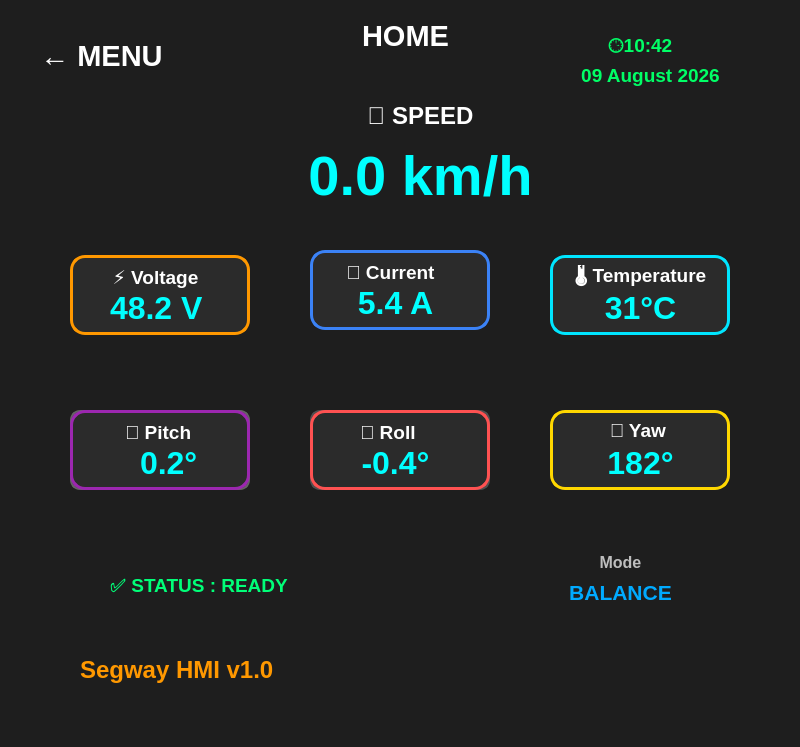
<?xml version="1.0" encoding="UTF-8"?>
<ui version="4.0">
 <class>QWidget</class>
 <widget class="QWidget" name="QWidget">
  <property name="geometry">
   <rect>
    <x>0</x>
    <y>0</y>
    <width>800</width>
    <height>747</height>
   </rect>
  </property>
  <property name="maximumSize">
   <size>
    <width>800</width>
    <height>16777215</height>
   </size>
  </property>
  <property name="sizeIncrement">
   <size>
    <width>800</width>
    <height>480</height>
   </size>
  </property>
  <property name="windowTitle">
   <string>Form</string>
  </property>
  <property name="styleSheet">
   <string notr="true">background-color: rgb(30,30,30);</string>
  </property>
  <widget class="QLabel" name="lblhome">
   <property name="geometry">
    <rect>
     <x>320</x>
     <y>20</y>
     <width>171</width>
     <height>31</height>
    </rect>
   </property>
   <property name="maximumSize">
    <size>
     <width>171</width>
     <height>31</height>
    </size>
   </property>
   <property name="sizeIncrement">
    <size>
     <width>300</width>
     <height>40</height>
    </size>
   </property>
   <property name="font">
    <font>
     <family>Arial</family>
     <pointsize>22</pointsize>
     <bold>true</bold>
     <kerning>false</kerning>
    </font>
   </property>
   <property name="styleSheet">
    <string notr="true">color: white;</string>
   </property>
   <property name="text">
    <string>HOME</string>
   </property>
   <property name="alignment">
    <set>Qt::AlignmentFlag::AlignCenter</set>
   </property>
  </widget>
  <widget class="QLabel" name="speedTitleLabel">
   <property name="geometry">
    <rect>
     <x>350</x>
     <y>100</y>
     <width>141</width>
     <height>31</height>
    </rect>
   </property>
   <property name="sizeIncrement">
    <size>
     <width>250</width>
     <height>30</height>
    </size>
   </property>
   <property name="font">
    <font>
     <family>Arial</family>
     <pointsize>18</pointsize>
     <bold>true</bold>
    </font>
   </property>
   <property name="styleSheet">
    <string notr="true">color:white;</string>
   </property>
   <property name="text">
    <string>🚀 SPEED</string>
   </property>
   <property name="alignment">
    <set>Qt::AlignmentFlag::AlignCenter</set>
   </property>
  </widget>
  <widget class="QLabel" name="speedValueLabel">
   <property name="geometry">
    <rect>
     <x>290</x>
     <y>150</y>
     <width>261</width>
     <height>51</height>
    </rect>
   </property>
   <property name="sizeIncrement">
    <size>
     <width>350</width>
     <height>70</height>
    </size>
   </property>
   <property name="font">
    <font>
     <family>Arial</family>
     <pointsize>42</pointsize>
     <bold>true</bold>
    </font>
   </property>
   <property name="styleSheet">
    <string notr="true">color:#00FFFF;</string>
   </property>
   <property name="text">
    <string>0.0 km/h</string>
   </property>
   <property name="alignment">
    <set>Qt::AlignmentFlag::AlignCenter</set>
   </property>
  </widget>
  <widget class="QFrame" name="frameVoltage">
   <property name="geometry">
    <rect>
     <x>70</x>
     <y>255</y>
     <width>180</width>
     <height>80</height>
    </rect>
   </property>
   <property name="sizeIncrement">
    <size>
     <width>200</width>
     <height>95</height>
    </size>
   </property>
   <property name="styleSheet">
    <string notr="true">QFrame
{
    background-color: #2B2B2B;
    border: 3px solid #FF9800;
    border-radius: 15px;
}</string>
   </property>
   <property name="frameShape">
    <enum>QFrame::Shape::Box</enum>
   </property>
   <property name="frameShadow">
    <enum>QFrame::Shadow::Plain</enum>
   </property>
   <property name="lineWidth">
    <number>2</number>
   </property>
   <widget class="QLabel" name="voltageTitleLabel">
    <property name="geometry">
     <rect>
      <x>30</x>
      <y>10</y>
      <width>111</width>
      <height>25</height>
     </rect>
    </property>
    <property name="font">
     <font>
      <family>Arial</family>
      <pointsize>14</pointsize>
      <bold>true</bold>
     </font>
    </property>
    <property name="styleSheet">
     <string notr="true">color: white;
background-color: transparent;
border: none;</string>
    </property>
    <property name="text">
     <string>⚡ Voltage</string>
    </property>
    <property name="alignment">
     <set>Qt::AlignmentFlag::AlignCenter</set>
    </property>
   </widget>
   <widget class="QLabel" name="voltageValueLabel">
    <property name="geometry">
     <rect>
      <x>40</x>
      <y>30</y>
      <width>111</width>
      <height>45</height>
     </rect>
    </property>
    <property name="font">
     <font>
      <family>Arial</family>
      <pointsize>24</pointsize>
      <bold>true</bold>
     </font>
    </property>
    <property name="styleSheet">
     <string notr="true">color: rgb(0,255,255);
background-color: transparent;
border: none;</string>
    </property>
    <property name="text">
     <string>48.2 V</string>
    </property>
   </widget>
  </widget>
  <widget class="QFrame" name="tempeatuereframe">
   <property name="geometry">
    <rect>
     <x>550</x>
     <y>255</y>
     <width>180</width>
     <height>80</height>
    </rect>
   </property>
   <property name="sizeIncrement">
    <size>
     <width>200</width>
     <height>95</height>
    </size>
   </property>
   <property name="styleSheet">
    <string notr="true">QFrame
{
    background-color: #2B2B2B;
    border: 3px solid #00E5FF;
    border-radius: 15px;
}</string>
   </property>
   <property name="frameShape">
    <enum>QFrame::Shape::Box</enum>
   </property>
   <property name="frameShadow">
    <enum>QFrame::Shadow::Plain</enum>
   </property>
   <widget class="QLabel" name="temperatureTitleLabel">
    <property name="geometry">
     <rect>
      <x>10</x>
      <y>10</y>
      <width>161</width>
      <height>25</height>
     </rect>
    </property>
    <property name="font">
     <font>
      <family>Arial</family>
      <pointsize>14</pointsize>
      <bold>true</bold>
     </font>
    </property>
    <property name="styleSheet">
     <string notr="true">color: white;
background-color: transparent;
border: none;</string>
    </property>
    <property name="text">
     <string>🌡 Temperature</string>
    </property>
    <property name="alignment">
     <set>Qt::AlignmentFlag::AlignCenter</set>
    </property>
   </widget>
   <widget class="QLabel" name="temperatureValueLabel">
    <property name="geometry">
     <rect>
      <x>40</x>
      <y>30</y>
      <width>101</width>
      <height>45</height>
     </rect>
    </property>
    <property name="font">
     <font>
      <family>Arial</family>
      <pointsize>24</pointsize>
      <bold>true</bold>
     </font>
    </property>
    <property name="styleSheet">
     <string notr="true">color: rgb(0,255,255);
background-color: transparent;
border: none;</string>
    </property>
    <property name="text">
     <string>31°C</string>
    </property>
    <property name="alignment">
     <set>Qt::AlignmentFlag::AlignCenter</set>
    </property>
   </widget>
  </widget>
  <widget class="QFrame" name="frameCurrent">
   <property name="geometry">
    <rect>
     <x>310</x>
     <y>250</y>
     <width>180</width>
     <height>80</height>
    </rect>
   </property>
   <property name="sizeIncrement">
    <size>
     <width>200</width>
     <height>95</height>
    </size>
   </property>
   <property name="styleSheet">
    <string notr="true">QFrame
{
    background-color: #2B2B2B;
    border: 3px solid #3B82F6;
    border-radius: 15px;
}</string>
   </property>
   <property name="frameShape">
    <enum>QFrame::Shape::Box</enum>
   </property>
   <property name="frameShadow">
    <enum>QFrame::Shadow::Plain</enum>
   </property>
   <widget class="QLabel" name="currentTitleLabel">
    <property name="geometry">
     <rect>
      <x>30</x>
      <y>10</y>
      <width>101</width>
      <height>25</height>
     </rect>
    </property>
    <property name="sizeIncrement">
     <size>
      <width>70</width>
      <height>255</height>
     </size>
    </property>
    <property name="font">
     <font>
      <family>Arial</family>
      <pointsize>14</pointsize>
      <bold>true</bold>
     </font>
    </property>
    <property name="styleSheet">
     <string notr="true">color: white;
background-color: transparent;
border: none;</string>
    </property>
    <property name="text">
     <string>🌊 Current</string>
    </property>
    <property name="alignment">
     <set>Qt::AlignmentFlag::AlignCenter</set>
    </property>
   </widget>
   <widget class="QLabel" name="currentValueLabel">
    <property name="geometry">
     <rect>
      <x>30</x>
      <y>30</y>
      <width>111</width>
      <height>45</height>
     </rect>
    </property>
    <property name="font">
     <font>
      <family>Arial</family>
      <pointsize>24</pointsize>
      <bold>true</bold>
     </font>
    </property>
    <property name="styleSheet">
     <string notr="true">color: rgb(0,255,255);
background-color: transparent;
border: none;</string>
    </property>
    <property name="text">
     <string>5.4 A</string>
    </property>
    <property name="alignment">
     <set>Qt::AlignmentFlag::AlignCenter</set>
    </property>
   </widget>
  </widget>
  <widget class="QFrame" name="LefRPMframe">
   <property name="geometry">
    <rect>
     <x>70</x>
     <y>410</y>
     <width>180</width>
     <height>80</height>
    </rect>
   </property>
   <property name="sizeIncrement">
    <size>
     <width>200</width>
     <height>95</height>
    </size>
   </property>
   <property name="styleSheet">
    <string notr="true">background-color: rgb(38,38,38);
border:2px solid rgb(100,100,100);
border-radius:10px;</string>
   </property>
   <property name="frameShape">
    <enum>QFrame::Shape::Box</enum>
   </property>
   <property name="frameShadow">
    <enum>QFrame::Shadow::Plain</enum>
   </property>
   <property name="lineWidth">
    <number>2</number>
   </property>
   <widget class="QLabel" name="leftRPMTitleLabel">
    <property name="geometry">
     <rect>
      <x>20</x>
      <y>10</y>
      <width>121</width>
      <height>25</height>
     </rect>
    </property>
    <property name="font">
     <font>
      <family>Arial</family>
      <pointsize>14</pointsize>
      <bold>true</bold>
     </font>
    </property>
    <property name="styleSheet">
     <string notr="true">background-color: transparent;
border: none;
color: rgb(190,190,190);</string>
    </property>
    <property name="text">
     <string>🛞 Left RPM</string>
    </property>
    <property name="alignment">
     <set>Qt::AlignmentFlag::AlignCenter</set>
    </property>
   </widget>
   <widget class="QLabel" name="leftRPMTitleLabel_2">
    <property name="geometry">
     <rect>
      <x>40</x>
      <y>30</y>
      <width>111</width>
      <height>45</height>
     </rect>
    </property>
    <property name="font">
     <font>
      <family>Arial</family>
      <pointsize>24</pointsize>
      <bold>true</bold>
     </font>
    </property>
    <property name="styleSheet">
     <string notr="true">background-color: transparent;
border: none;
color: rgb(0,170,255);</string>
    </property>
    <property name="text">
     <string>1452</string>
    </property>
   </widget>
   <widget class="QFrame" name="framePitch">
    <property name="geometry">
     <rect>
      <x>0</x>
      <y>0</y>
      <width>180</width>
      <height>80</height>
     </rect>
    </property>
    <property name="sizeIncrement">
     <size>
      <width>200</width>
      <height>95</height>
     </size>
    </property>
    <property name="styleSheet">
     <string notr="true">QFrame
{
    background-color: #2B2B2B;
    border: 3px solid #9C27B0;
    border-radius: 15px;
}</string>
    </property>
    <property name="frameShape">
     <enum>QFrame::Shape::Box</enum>
    </property>
    <property name="frameShadow">
     <enum>QFrame::Shadow::Plain</enum>
    </property>
    <property name="lineWidth">
     <number>2</number>
    </property>
    <widget class="QLabel" name="pitchTitleLabel">
     <property name="geometry">
      <rect>
       <x>30</x>
       <y>10</y>
       <width>111</width>
       <height>25</height>
      </rect>
     </property>
     <property name="font">
      <font>
       <family>Arial</family>
       <pointsize>14</pointsize>
       <bold>true</bold>
      </font>
     </property>
     <property name="styleSheet">
      <string notr="true">color: white;
background-color: transparent;
border: none;</string>
     </property>
     <property name="text">
      <string> 📐 Pitch</string>
     </property>
     <property name="alignment">
      <set>Qt::AlignmentFlag::AlignCenter</set>
     </property>
    </widget>
    <widget class="QLabel" name="pitchValueLabel">
     <property name="geometry">
      <rect>
       <x>70</x>
       <y>30</y>
       <width>111</width>
       <height>45</height>
      </rect>
     </property>
     <property name="font">
      <font>
       <family>Arial</family>
       <pointsize>24</pointsize>
       <bold>true</bold>
      </font>
     </property>
     <property name="styleSheet">
      <string notr="true">color: rgb(0,255,255);
background-color: transparent;
border: none;</string>
     </property>
     <property name="text">
      <string>0.2°</string>
     </property>
    </widget>
   </widget>
  </widget>
  <widget class="QFrame" name="frameRightRPM">
   <property name="geometry">
    <rect>
     <x>310</x>
     <y>410</y>
     <width>180</width>
     <height>80</height>
    </rect>
   </property>
   <property name="sizeIncrement">
    <size>
     <width>200</width>
     <height>95</height>
    </size>
   </property>
   <property name="styleSheet">
    <string notr="true">background-color: rgb(45,45,45);
border: 2px solid rgb(80,80,80);
border-radius: 10px;</string>
   </property>
   <property name="frameShape">
    <enum>QFrame::Shape::Box</enum>
   </property>
   <property name="frameShadow">
    <enum>QFrame::Shadow::Plain</enum>
   </property>
   <widget class="QLabel" name="rightRPMTitleLabel">
    <property name="geometry">
     <rect>
      <x>10</x>
      <y>10</y>
      <width>141</width>
      <height>25</height>
     </rect>
    </property>
    <property name="sizeIncrement">
     <size>
      <width>70</width>
      <height>255</height>
     </size>
    </property>
    <property name="font">
     <font>
      <family>Arial</family>
      <pointsize>14</pointsize>
      <bold>true</bold>
     </font>
    </property>
    <property name="styleSheet">
     <string notr="true">background-color: transparent;
border: none;
color: rgb(190,190,190);</string>
    </property>
    <property name="text">
     <string>🛞 Right RPM</string>
    </property>
    <property name="alignment">
     <set>Qt::AlignmentFlag::AlignCenter</set>
    </property>
   </widget>
   <widget class="QLabel" name="rightRPMValueLabel">
    <property name="geometry">
     <rect>
      <x>30</x>
      <y>30</y>
      <width>111</width>
      <height>45</height>
     </rect>
    </property>
    <property name="font">
     <font>
      <family>Arial</family>
      <pointsize>24</pointsize>
      <bold>true</bold>
     </font>
    </property>
    <property name="styleSheet">
     <string notr="true">background-color: transparent;
border: none;
color: rgb(0,170,255);</string>
    </property>
    <property name="text">
     <string>1450</string>
    </property>
    <property name="alignment">
     <set>Qt::AlignmentFlag::AlignCenter</set>
    </property>
   </widget>
   <widget class="QFrame" name="frameRoll_2">
    <property name="geometry">
     <rect>
      <x>0</x>
      <y>0</y>
      <width>180</width>
      <height>80</height>
     </rect>
    </property>
    <property name="sizeIncrement">
     <size>
      <width>200</width>
      <height>95</height>
     </size>
    </property>
    <property name="styleSheet">
     <string notr="true">QFrame
{
    background-color: #2B2B2B;
    border: 3px solid #FF5252;
    border-radius: 15px;
}</string>
    </property>
    <property name="frameShape">
     <enum>QFrame::Shape::Box</enum>
    </property>
    <property name="frameShadow">
     <enum>QFrame::Shadow::Plain</enum>
    </property>
    <widget class="QLabel" name="rollTitleLabel_2">
     <property name="geometry">
      <rect>
       <x>30</x>
       <y>10</y>
       <width>101</width>
       <height>25</height>
      </rect>
     </property>
     <property name="sizeIncrement">
      <size>
       <width>70</width>
       <height>255</height>
      </size>
     </property>
     <property name="font">
      <font>
       <family>Arial</family>
       <pointsize>14</pointsize>
       <bold>true</bold>
      </font>
     </property>
     <property name="styleSheet">
      <string notr="true">color: white;
background-color: transparent;
border: none;</string>
     </property>
     <property name="text">
      <string>🔄 Roll </string>
     </property>
     <property name="alignment">
      <set>Qt::AlignmentFlag::AlignCenter</set>
     </property>
    </widget>
    <widget class="QLabel" name="rollValueLabel_2">
     <property name="geometry">
      <rect>
       <x>30</x>
       <y>30</y>
       <width>111</width>
       <height>45</height>
      </rect>
     </property>
     <property name="font">
      <font>
       <family>Arial</family>
       <pointsize>24</pointsize>
       <bold>true</bold>
      </font>
     </property>
     <property name="styleSheet">
      <string notr="true">color: rgb(0,255,255);
background-color: transparent;
border: none;</string>
     </property>
     <property name="text">
      <string>-0.4°</string>
     </property>
     <property name="alignment">
      <set>Qt::AlignmentFlag::AlignCenter</set>
     </property>
    </widget>
   </widget>
  </widget>
  <widget class="QFrame" name="Modeframe">
   <property name="geometry">
    <rect>
     <x>530</x>
     <y>540</y>
     <width>180</width>
     <height>80</height>
    </rect>
   </property>
   <property name="sizeIncrement">
    <size>
     <width>200</width>
     <height>95</height>
    </size>
   </property>
   <property name="styleSheet">
    <string notr="true">background-color: transparent;
border: none;
color: rgb(0,255,120);</string>
   </property>
   <property name="frameShape">
    <enum>QFrame::Shape::Box</enum>
   </property>
   <property name="frameShadow">
    <enum>QFrame::Shadow::Plain</enum>
   </property>
   <widget class="QLabel" name="modeTitleLabel">
    <property name="geometry">
     <rect>
      <x>10</x>
      <y>10</y>
      <width>161</width>
      <height>25</height>
     </rect>
    </property>
    <property name="font">
     <font>
      <family>Arial</family>
      <pointsize>14</pointsize>
      <bold>true</bold>
     </font>
    </property>
    <property name="styleSheet">
     <string notr="true">background-color: transparent;
border: none;
color: rgb(190,190,190);</string>
    </property>
    <property name="text">
     <string>&lt;html&gt;&lt;head/&gt;&lt;body&gt;&lt;p&gt;&lt;span style=&quot; font-size:12pt;&quot;&gt; Mode&lt;/span&gt;&lt;/p&gt;&lt;/body&gt;&lt;/html&gt;</string>
    </property>
    <property name="alignment">
     <set>Qt::AlignmentFlag::AlignCenter</set>
    </property>
   </widget>
   <widget class="QLabel" name="modeValueLabel">
    <property name="geometry">
     <rect>
      <x>0</x>
      <y>30</y>
      <width>181</width>
      <height>45</height>
     </rect>
    </property>
    <property name="font">
     <font>
      <family>Arial</family>
      <pointsize>24</pointsize>
      <bold>true</bold>
     </font>
    </property>
    <property name="styleSheet">
     <string notr="true">background-color: transparent;
border: none;
color: rgb(0,170,255);</string>
    </property>
    <property name="text">
     <string>&lt;html&gt;&lt;head/&gt;&lt;body&gt;&lt;p&gt;&lt;span style=&quot; font-size:16pt;&quot;&gt;BALANCE&lt;/span&gt;&lt;/p&gt;&lt;/body&gt;&lt;/html&gt;</string>
    </property>
    <property name="alignment">
     <set>Qt::AlignmentFlag::AlignCenter</set>
    </property>
   </widget>
  </widget>
  <widget class="QLabel" name="statusLabel">
   <property name="geometry">
    <rect>
     <x>110</x>
     <y>570</y>
     <width>201</width>
     <height>31</height>
    </rect>
   </property>
   <property name="font">
    <font>
     <family>Arial</family>
     <pointsize>14</pointsize>
     <bold>true</bold>
    </font>
   </property>
   <property name="styleSheet">
    <string notr="true">background-color: transparent;
border: none;
color: rgb(0,255,120);</string>
   </property>
   <property name="text">
    <string>✅ STATUS : READY</string>
   </property>
  </widget>
  <widget class="QLabel" name="label">
   <property name="geometry">
    <rect>
     <x>80</x>
     <y>640</y>
     <width>671</width>
     <height>61</height>
    </rect>
   </property>
   <property name="font">
    <font>
     <family>Segoe UI</family>
     <pointsize>28</pointsize>
     <italic>false</italic>
     <bold>true</bold>
    </font>
   </property>
   <property name="styleSheet">
    <string notr="true">QLabel
{
    color: #FF9800;
    font: 700 28pt &quot;Segoe UI&quot;;
}</string>
   </property>
   <property name="text">
    <string>&lt;html&gt;&lt;head/&gt;&lt;body&gt;&lt;p&gt;&lt;span style=&quot; font-size:18pt; font-weight:700;&quot;&gt;Segway HMI v1.0&lt;/span&gt;&lt;/p&gt;&lt;/body&gt;&lt;/html&gt;</string>
   </property>
  </widget>
  <widget class="QFrame" name="frameYaw">
   <property name="geometry">
    <rect>
     <x>550</x>
     <y>410</y>
     <width>180</width>
     <height>80</height>
    </rect>
   </property>
   <property name="sizeIncrement">
    <size>
     <width>200</width>
     <height>95</height>
    </size>
   </property>
   <property name="styleSheet">
    <string notr="true">QFrame
{
    background-color: #2B2B2B;
    border: 3px solid #FFD700;
    border-radius: 15px;
}</string>
   </property>
   <property name="frameShape">
    <enum>QFrame::Shape::Box</enum>
   </property>
   <property name="frameShadow">
    <enum>QFrame::Shadow::Plain</enum>
   </property>
   <widget class="QLabel" name="yawTitleLabel">
    <property name="geometry">
     <rect>
      <x>10</x>
      <y>10</y>
      <width>161</width>
      <height>21</height>
     </rect>
    </property>
    <property name="font">
     <font>
      <family>Arial</family>
      <pointsize>14</pointsize>
      <bold>true</bold>
     </font>
    </property>
    <property name="styleSheet">
     <string notr="true">color: white;
background-color: transparent;
border: none;</string>
    </property>
    <property name="text">
     <string>🧭 Yaw </string>
    </property>
    <property name="alignment">
     <set>Qt::AlignmentFlag::AlignCenter</set>
    </property>
   </widget>
   <widget class="QLabel" name="yawValueLabel">
    <property name="geometry">
     <rect>
      <x>40</x>
      <y>30</y>
      <width>101</width>
      <height>45</height>
     </rect>
    </property>
    <property name="font">
     <font>
      <family>Arial</family>
      <pointsize>24</pointsize>
      <bold>true</bold>
     </font>
    </property>
    <property name="styleSheet">
     <string notr="true">color: rgb(0,255,255);
background-color: transparent;
border: none;</string>
    </property>
    <property name="text">
     <string>182°</string>
    </property>
    <property name="alignment">
     <set>Qt::AlignmentFlag::AlignCenter</set>
    </property>
   </widget>
  </widget>
  <widget class="QLabel" name="menuLabel">
   <property name="geometry">
    <rect>
     <x>20</x>
     <y>40</y>
     <width>171</width>
     <height>31</height>
    </rect>
   </property>
   <property name="maximumSize">
    <size>
     <width>171</width>
     <height>31</height>
    </size>
   </property>
   <property name="sizeIncrement">
    <size>
     <width>300</width>
     <height>40</height>
    </size>
   </property>
   <property name="font">
    <font>
     <family>Arial</family>
     <pointsize>22</pointsize>
     <bold>true</bold>
     <kerning>false</kerning>
    </font>
   </property>
   <property name="styleSheet">
    <string notr="true">color: white;</string>
   </property>
   <property name="text">
    <string>← MENU </string>
   </property>
   <property name="alignment">
    <set>Qt::AlignmentFlag::AlignCenter</set>
   </property>
  </widget>
  <widget class="QLabel" name="timeLabel">
   <property name="geometry">
    <rect>
     <x>580</x>
     <y>30</y>
     <width>121</width>
     <height>31</height>
    </rect>
   </property>
   <property name="sizeIncrement">
    <size>
     <width>160</width>
     <height>30</height>
    </size>
   </property>
   <property name="font">
    <font>
     <family>Arial</family>
     <pointsize>14</pointsize>
     <bold>true</bold>
    </font>
   </property>
   <property name="styleSheet">
    <string notr="true">color: #00FF66;</string>
   </property>
   <property name="text">
    <string>🕒10:42</string>
   </property>
   <property name="alignment">
    <set>Qt::AlignmentFlag::AlignCenter</set>
   </property>
  </widget>
  <widget class="QLabel" name="dateLabel">
   <property name="geometry">
    <rect>
     <x>570</x>
     <y>60</y>
     <width>161</width>
     <height>31</height>
    </rect>
   </property>
   <property name="sizeIncrement">
    <size>
     <width>160</width>
     <height>30</height>
    </size>
   </property>
   <property name="font">
    <font>
     <family>Arial</family>
     <pointsize>14</pointsize>
     <bold>true</bold>
    </font>
   </property>
   <property name="styleSheet">
    <string notr="true">color: #00FF66;</string>
   </property>
   <property name="text">
    <string>09 August 2026</string>
   </property>
   <property name="alignment">
    <set>Qt::AlignmentFlag::AlignCenter</set>
   </property>
  </widget>
 </widget>
 <resources/>
 <connections/>
</ui>
